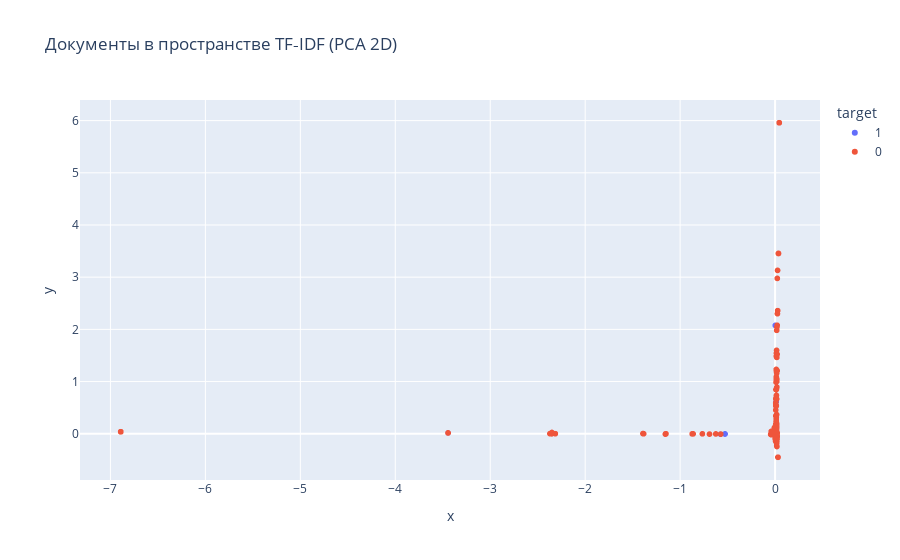

Source (notebook cell):
### Code cell
# PCA на numpy (через SVD) для визуализации документов TF‑IDF
# Центрируем матрицу и берём первые 2 компоненты
Xc = X - X.mean(axis=0, keepdims=True)
U, S, Vt = np.linalg.svd(Xc, full_matrices=False)
X2d = (U[:, :2] * S[:2])

fig = px.scatter(
    x=X2d[:,0], y=X2d[:,1],
    color=df['target'].astype(str),
    title='Документы в пространстве TF‑IDF (PCA 2D)',
    labels={'color':'target'}
)
fig.show()

### Figure 1 — Plotly figure (JSON) as saved in the notebook; plotly's stock layout.template omitted (floating-point values rounded to 4 significant figures; data arrays with more than 128 entries replaced by an {"elided": "..."} marker saying what was removed)
{"data": [{"hovertemplate": "target=1<br>x=%{x}<br>y=%{y}<extra></extra>", "legendgroup": "1", "marker": {"color": "#636efa", "symbol": "circle"}, "mode": "markers", "name": "1", "showlegend": true, "type": "scattergl", "x": {"elided": "2114 float values"}, "xaxis": "x", "y": {"elided": "2114 float values"}, "yaxis": "y"}, {"hovertemplate": "target=0<br>x=%{x}<br>y=%{y}<extra></extra>", "legendgroup": "0", "marker": {"color": "#EF553B", "symbol": "circle"}, "mode": "markers", "name": "0", "showlegend": true, "type": "scattergl", "x": {"elided": "9256 float values"}, "xaxis": "x", "y": {"elided": "9256 float values"}, "yaxis": "y"}], "layout": {"legend": {"title": {"text": "target"}, "tracegroupgap": 0}, "title": {"text": "Документы в пространстве TF‑IDF (PCA 2D)"}, "xaxis": {"anchor": "y", "domain": [0, 1], "title": {"text": "x"}}, "yaxis": {"anchor": "x", "domain": [0, 1], "title": {"text": "y"}}}}
